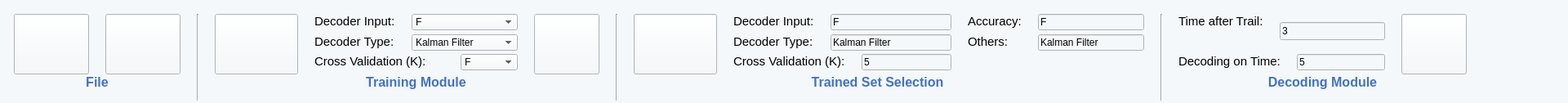
       <widget class="QWidget" name="widget_68" native="true">
        <property name="sizePolicy">
         <sizepolicy hsizetype="Preferred" vsizetype="Fixed">
          <horstretch>0</horstretch>
          <verstretch>0</verstretch>
         </sizepolicy>
        </property>
        <property name="minimumSize">
         <size>
          <width>1920</width>
          <height>126</height>
         </size>
        </property>
        <property name="maximumSize">
         <size>
          <width>16777215</width>
          <height>126</height>
         </size>
        </property>
        <property name="styleSheet">
         <string notr="true">background-color: rgb(245, 248, 250);</string>
        </property>
        <layout class="QFormLayout" name="formLayout">
         <item row="0" column="0">
          <layout class="QGridLayout" name="gridLayout_2">
           <property name="leftMargin">
            <number>6</number>
           </property>
           <property name="topMargin">
            <number>6</number>
           </property>
           <property name="rightMargin">
            <number>6</number>
           </property>
           <property name="bottomMargin">
            <number>6</number>
           </property>
           <property name="horizontalSpacing">
            <number>20</number>
           </property>
           <item row="0" column="1" rowspan="3">
            <widget class="QPushButton" name="DeSaveButton">
             <property name="sizePolicy">
              <sizepolicy hsizetype="Fixed" vsizetype="Fixed">
               <horstretch>0</horstretch>
               <verstretch>0</verstretch>
              </sizepolicy>
             </property>
             <property name="minimumSize">
              <size>
               <width>92</width>
               <height>74</height>
              </size>
             </property>
             <property name="maximumSize">
              <size>
               <width>92</width>
               <height>74</height>
              </size>
             </property>
             <property name="font">
              <font>
               <pointsize>11</pointsize>
              </font>
             </property>
             <property name="styleSheet">
              <string notr="true">border-image: url(:/decoding/Asset 3.png);</string>
             </property>
             <property name="text">
              <string/>
             </property>
            </widget>
           </item>
           <item row="0" column="0" rowspan="3">
            <widget class="QPushButton" name="DeLoadButton">
             <property name="sizePolicy">
              <sizepolicy hsizetype="Fixed" vsizetype="Fixed">
               <horstretch>0</horstretch>
               <verstretch>0</verstretch>
              </sizepolicy>
             </property>
             <property name="minimumSize">
              <size>
               <width>92</width>
               <height>74</height>
              </size>
             </property>
             <property name="maximumSize">
              <size>
               <width>92</width>
               <height>74</height>
              </size>
             </property>
             <property name="font">
              <font>
               <pointsize>11</pointsize>
              </font>
             </property>
             <property name="styleSheet">
              <string notr="true">color: rgb(231, 170, 255);
border-image: url(:/decoding/Asset 2.png);</string>
             </property>
             <property name="text">
              <string/>
             </property>
            </widget>
           </item>
           <item row="0" column="2" rowspan="4">
            <widget class="Line" name="line">
             <property name="sizePolicy">
              <sizepolicy hsizetype="Fixed" vsizetype="Fixed">
               <horstretch>0</horstretch>
               <verstretch>0</verstretch>
              </sizepolicy>
             </property>
             <property name="minimumSize">
              <size>
               <width>2</width>
               <height>106</height>
              </size>
             </property>
             <property name="maximumSize">
              <size>
               <width>2</width>
               <height>106</height>
              </size>
             </property>
             <property name="orientation">
              <enum>Qt::Vertical</enum>
             </property>
            </widget>
           </item>
           <item row="0" column="4">
            <widget class="QLabel" name="label_161">
             <property name="font">
              <font>
               <pointsize>11</pointsize>
              </font>
             </property>
             <property name="text">
              <string>Decoder Input:</string>
             </property>
             <property name="alignment">
              <set>Qt::AlignLeading|Qt::AlignLeft|Qt::AlignTop</set>
             </property>
            </widget>
           </item>
           <item row="0" column="5" colspan="2">
            <widget class="QComboBox" name="DeDecoderInput_comboBox">
             <property name="minimumSize">
              <size>
               <width>70</width>
               <height>20</height>
              </size>
             </property>
             <item>
              <property name="text">
               <string>F</string>
              </property>
             </item>
            </widget>
           </item>
           <item row="0" column="3" rowspan="3">
            <widget class="QPushButton" name="DeFilterButton">
             <property name="sizePolicy">
              <sizepolicy hsizetype="Fixed" vsizetype="Fixed">
               <horstretch>0</horstretch>
               <verstretch>0</verstretch>
              </sizepolicy>
             </property>
             <property name="minimumSize">
              <size>
               <width>102</width>
               <height>74</height>
              </size>
             </property>
             <property name="maximumSize">
              <size>
               <width>102</width>
               <height>74</height>
              </size>
             </property>
             <property name="font">
              <font>
               <pointsize>11</pointsize>
              </font>
             </property>
             <property name="styleSheet">
              <string notr="true">border-image: url(:/decoding/Asset 25.png);</string>
             </property>
             <property name="text">
              <string/>
             </property>
            </widget>
           </item>
           <item row="0" column="7" rowspan="3">
            <widget class="QPushButton" name="DeTrainingButton">
             <property name="sizePolicy">
              <sizepolicy hsizetype="Fixed" vsizetype="Fixed">
               <horstretch>0</horstretch>
               <verstretch>0</verstretch>
              </sizepolicy>
             </property>
             <property name="minimumSize">
              <size>
               <width>80</width>
               <height>74</height>
              </size>
             </property>
             <property name="maximumSize">
              <size>
               <width>80</width>
               <height>74</height>
              </size>
             </property>
             <property name="font">
              <font>
               <pointsize>11</pointsize>
              </font>
             </property>
             <property name="styleSheet">
              <string notr="true">border-image: url(:/decoding/Asset 26.png);</string>
             </property>
             <property name="text">
              <string/>
             </property>
            </widget>
           </item>
           <item row="0" column="8" rowspan="4">
            <widget class="Line" name="line_2">
             <property name="sizePolicy">
              <sizepolicy hsizetype="Fixed" vsizetype="Fixed">
               <horstretch>0</horstretch>
               <verstretch>0</verstretch>
              </sizepolicy>
             </property>
             <property name="minimumSize">
              <size>
               <width>2</width>
               <height>106</height>
              </size>
             </property>
             <property name="maximumSize">
              <size>
               <width>2</width>
               <height>106</height>
              </size>
             </property>
             <property name="orientation">
              <enum>Qt::Vertical</enum>
             </property>
            </widget>
           </item>
           <item row="0" column="10">
            <widget class="QLabel" name="label_177">
             <property name="font">
              <font>
               <pointsize>11</pointsize>
              </font>
             </property>
             <property name="text">
              <string>Decoder Input:</string>
             </property>
             <property name="alignment">
              <set>Qt::AlignLeading|Qt::AlignLeft|Qt::AlignTop</set>
             </property>
            </widget>
           </item>
           <item row="0" column="9" rowspan="3">
            <widget class="QPushButton" name="DeModelSelectButton">
             <property name="sizePolicy">
              <sizepolicy hsizetype="Fixed" vsizetype="Fixed">
               <horstretch>0</horstretch>
               <verstretch>0</verstretch>
              </sizepolicy>
             </property>
             <property name="minimumSize">
              <size>
               <width>102</width>
               <height>74</height>
              </size>
             </property>
             <property name="maximumSize">
              <size>
               <width>102</width>
               <height>74</height>
              </size>
             </property>
             <property name="font">
              <font>
               <pointsize>11</pointsize>
              </font>
             </property>
             <property name="styleSheet">
              <string notr="true">border-image: url(:/decoding/Asset 27.png);</string>
             </property>
             <property name="text">
              <string/>
             </property>
            </widget>
           </item>
           <item row="0" column="11" colspan="2">
            <widget class="QLineEdit" name="DeDecoderInputValue">
             <property name="minimumSize">
              <size>
               <width>70</width>
               <height>20</height>
              </size>
             </property>
             <property name="text">
              <string>F</string>
             </property>
            </widget>
           </item>
           <item row="0" column="13">
            <widget class="QLabel" name="label_181">
             <property name="font">
              <font>
               <pointsize>11</pointsize>
              </font>
             </property>
             <property name="text">
              <string>Accuracy:</string>
             </property>
             <property name="alignment">
              <set>Qt::AlignLeading|Qt::AlignLeft|Qt::AlignTop</set>
             </property>
            </widget>
           </item>
           <item row="0" column="14">
            <widget class="QLineEdit" name="DeAccuracyValue">
             <property name="minimumSize">
              <size>
               <width>70</width>
               <height>20</height>
              </size>
             </property>
             <property name="text">
              <string>F</string>
             </property>
            </widget>
           </item>
           <item row="0" column="15" rowspan="4">
            <widget class="Line" name="line_3">
             <property name="sizePolicy">
              <sizepolicy hsizetype="Fixed" vsizetype="Fixed">
               <horstretch>0</horstretch>
               <verstretch>0</verstretch>
              </sizepolicy>
             </property>
             <property name="minimumSize">
              <size>
               <width>2</width>
               <height>106</height>
              </size>
             </property>
             <property name="maximumSize">
              <size>
               <width>2</width>
               <height>106</height>
              </size>
             </property>
             <property name="orientation">
              <enum>Qt::Vertical</enum>
             </property>
            </widget>
           </item>
           <item row="1" column="4">
            <widget class="QLabel" name="label_163">
             <property name="font">
              <font>
               <pointsize>11</pointsize>
              </font>
             </property>
             <property name="text">
              <string>Decoder Type:</string>
             </property>
             <property name="alignment">
              <set>Qt::AlignLeading|Qt::AlignLeft|Qt::AlignTop</set>
             </property>
            </widget>
           </item>
           <item row="0" column="19" rowspan="3">
            <widget class="QPushButton" name="DeDecodingButton">
             <property name="sizePolicy">
              <sizepolicy hsizetype="Fixed" vsizetype="Fixed">
               <horstretch>0</horstretch>
               <verstretch>0</verstretch>
              </sizepolicy>
             </property>
             <property name="minimumSize">
              <size>
               <width>80</width>
               <height>74</height>
              </size>
             </property>
             <property name="maximumSize">
              <size>
               <width>80</width>
               <height>74</height>
              </size>
             </property>
             <property name="font">
              <font>
               <pointsize>11</pointsize>
              </font>
             </property>
             <property name="styleSheet">
              <string notr="true">border-image: url(:/decoding/Asset 28.png);</string>
             </property>
             <property name="text">
              <string/>
             </property>
            </widget>
           </item>
           <item row="1" column="13">
            <widget class="QLabel" name="label_180">
             <property name="font">
              <font>
               <pointsize>11</pointsize>
              </font>
             </property>
             <property name="text">
              <string>Others:</string>
             </property>
             <property name="alignment">
              <set>Qt::AlignLeading|Qt::AlignLeft|Qt::AlignTop</set>
             </property>
            </widget>
           </item>
           <item row="1" column="11" colspan="2">
            <widget class="QLineEdit" name="DeDecoderTypeValue">
             <property name="minimumSize">
              <size>
               <width>130</width>
               <height>20</height>
              </size>
             </property>
             <property name="text">
              <string>Kalman Filter</string>
             </property>
            </widget>
           </item>
           <item row="1" column="5" colspan="2">
            <widget class="QComboBox" name="DeDecoderType_comboBox">
             <property name="minimumSize">
              <size>
               <width>130</width>
               <height>20</height>
              </size>
             </property>
             <item>
              <property name="text">
               <string>Kalman Filter</string>
              </property>
             </item>
            </widget>
           </item>
           <item row="1" column="10">
            <widget class="QLabel" name="label_178">
             <property name="font">
              <font>
               <pointsize>11</pointsize>
              </font>
             </property>
             <property name="text">
              <string>Decoder Type:</string>
             </property>
             <property name="alignment">
              <set>Qt::AlignLeading|Qt::AlignLeft|Qt::AlignTop</set>
             </property>
            </widget>
           </item>
           <item row="1" column="14">
            <widget class="QLineEdit" name="DeOtherValue">
             <property name="minimumSize">
              <size>
               <width>130</width>
               <height>20</height>
              </size>
             </property>
             <property name="text">
              <string>Kalman Filter</string>
             </property>
            </widget>
           </item>
           <item row="2" column="6">
            <widget class="QComboBox" name="DeCross_comboBox">
             <property name="minimumSize">
              <size>
               <width>70</width>
               <height>20</height>
              </size>
             </property>
             <item>
              <property name="text">
               <string>F</string>
              </property>
             </item>
            </widget>
           </item>
           <item row="2" column="4" colspan="2">
            <widget class="QLabel" name="label_172">
             <property name="font">
              <font>
               <pointsize>11</pointsize>
              </font>
             </property>
             <property name="text">
              <string>Cross Validation (K):</string>
             </property>
             <property name="alignment">
              <set>Qt::AlignLeading|Qt::AlignLeft|Qt::AlignTop</set>
             </property>
            </widget>
           </item>
           <item row="2" column="18">
            <widget class="QLineEdit" name="DeTimeValue">
             <property name="minimumSize">
              <size>
               <width>70</width>
               <height>20</height>
              </size>
             </property>
             <property name="text">
              <string>5</string>
             </property>
            </widget>
           </item>
           <item row="2" column="16" colspan="2">
            <widget class="QLabel" name="label_182">
             <property name="font">
              <font>
               <pointsize>11</pointsize>
              </font>
             </property>
             <property name="text">
              <string>Decoding on Time:</string>
             </property>
             <property name="alignment">
              <set>Qt::AlignLeading|Qt::AlignLeft|Qt::AlignTop</set>
             </property>
            </widget>
           </item>
           <item row="2" column="12">
            <widget class="QLineEdit" name="DeCrossValue">
             <property name="minimumSize">
              <size>
               <width>70</width>
               <height>20</height>
              </size>
             </property>
             <property name="text">
              <string>5</string>
             </property>
            </widget>
           </item>
           <item row="2" column="10" colspan="2">
            <widget class="QLabel" name="label_179">
             <property name="font">
              <font>
               <pointsize>11</pointsize>
              </font>
             </property>
             <property name="text">
              <string>Cross Validation (K):</string>
             </property>
             <property name="alignment">
              <set>Qt::AlignLeading|Qt::AlignLeft|Qt::AlignTop</set>
             </property>
            </widget>
           </item>
           <item row="3" column="0" colspan="2">
            <widget class="QLabel" name="label_18">
             <property name="font">
              <font>
               <pointsize>12</pointsize>
               <weight>75</weight>
               <bold>true</bold>
              </font>
             </property>
             <property name="styleSheet">
              <string notr="true">color: rgb(67, 114, 193);</string>
             </property>
             <property name="text">
              <string>File</string>
             </property>
             <property name="alignment">
              <set>Qt::AlignCenter</set>
             </property>
            </widget>
           </item>
           <item row="3" column="4" colspan="3">
            <widget class="QLabel" name="label_36">
             <property name="font">
              <font>
               <pointsize>12</pointsize>
               <weight>75</weight>
               <bold>true</bold>
              </font>
             </property>
             <property name="styleSheet">
              <string notr="true">color: rgb(67, 114, 193);</string>
             </property>
             <property name="text">
              <string>Training Module</string>
             </property>
             <property name="alignment">
              <set>Qt::AlignCenter</set>
             </property>
            </widget>
           </item>
           <item row="3" column="10" colspan="4">
            <widget class="QLabel" name="label_164">
             <property name="font">
              <font>
               <pointsize>12</pointsize>
               <weight>75</weight>
               <bold>true</bold>
              </font>
             </property>
             <property name="styleSheet">
              <string notr="true">color: rgb(67, 114, 193);</string>
             </property>
             <property name="text">
              <string>Trained Set Selection</string>
             </property>
             <property name="alignment">
              <set>Qt::AlignCenter</set>
             </property>
            </widget>
           </item>
           <item row="3" column="16" colspan="4">
            <widget class="QLabel" name="label_166">
             <property name="font">
              <font>
               <pointsize>12</pointsize>
               <weight>75</weight>
               <bold>true</bold>
              </font>
             </property>
             <property name="styleSheet">
              <string notr="true">color: rgb(67, 114, 193);</string>
             </property>
             <property name="text">
              <string>Decoding Module</string>
             </property>
             <property name="alignment">
              <set>Qt::AlignCenter</set>
             </property>
            </widget>
           </item>
           <item row="0" column="17" rowspan="2" colspan="2">
            <widget class="QLineEdit" name="DeTimeAfterValue">
             <property name="minimumSize">
              <size>
               <width>70</width>
               <height>20</height>
              </size>
             </property>
             <property name="text">
              <string>3</string>
             </property>
            </widget>
           </item>
           <item row="0" column="16" rowspan="2">
            <widget class="QLabel" name="label_183">
             <property name="font">
              <font>
               <pointsize>11</pointsize>
              </font>
             </property>
             <property name="text">
              <string>Time after Trail:</string>
             </property>
             <property name="alignment">
              <set>Qt::AlignLeading|Qt::AlignLeft|Qt::AlignTop</set>
             </property>
            </widget>
           </item>
          </layout>
         </item>
        </layout>
       </widget>
